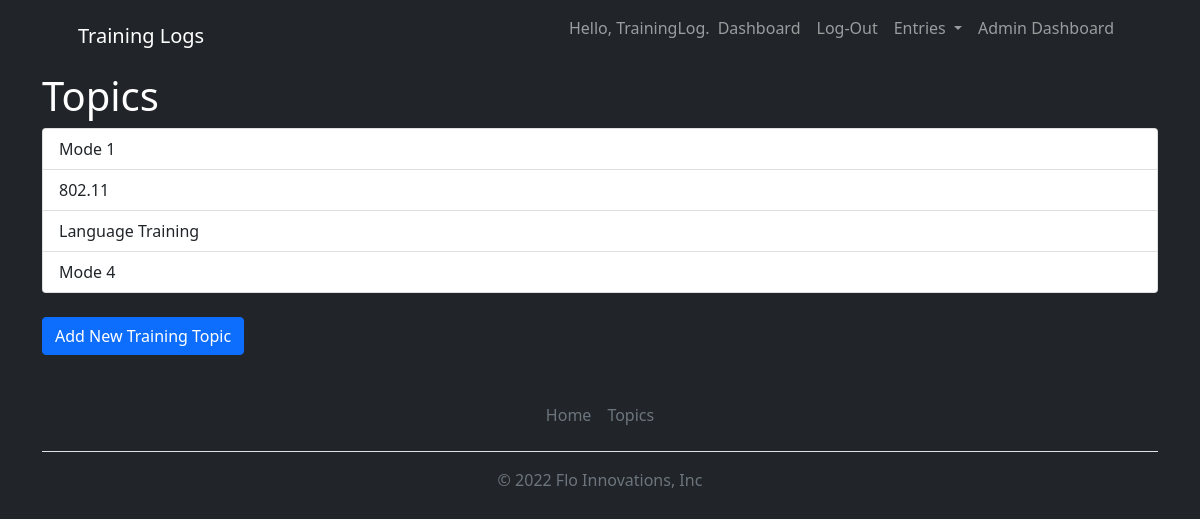
Page /topics/ (signed in) on the earlier database version.
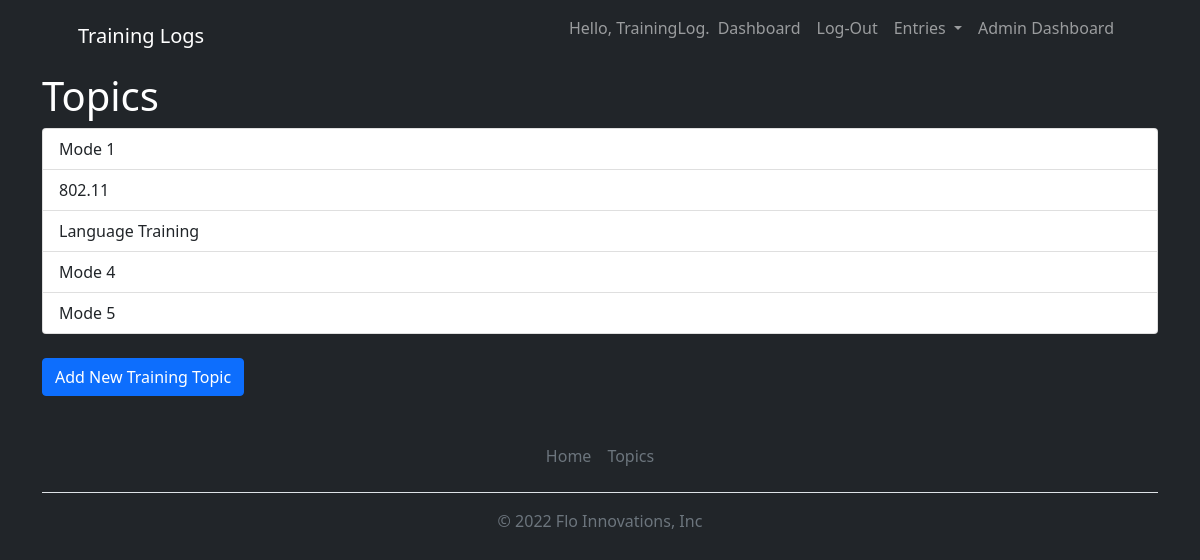
Same page on the later database version.
### training_logs/models.py (models this page shows, shortened)
class Topic(models.Model):
    text = models.CharField(max_length=200)
    data_added = models.DateTimeField(auto_now_add = True)
    owner = models.ForeignKey(User, on_delete=models.CASCADE)

### training_logs/views.py (the view)
# urls.py: path('topics/', views.topics, name='topics'),
@login_required
def topics(request):
    topics = Topic.objects.filter(owner=request.user).order_by('data_added')
    context= {'topics':topics}
    return render(request, 'training_logs/topics.html', context)

### training_logs/templates/training_logs/topics.html (shortened to what this page needs)
{% extends "training_logs/base.html" %}
{% block page_header %}<h1>Topics</h1>{% endblock page_header %}
{% block content %}
<div class="list-group">
    {% for topic in topics %}
    <a href="{% url 'training_logs:topic' topic.id %}" class="list-group-item list-group-item-action">{{ topic.text }}</a>
    {% empty %}
        <li>No Topics Have been Added</li>
    {% endfor %}
  </div>
  <a class="btn btn-primary" href="{% url 'training_logs:new_topic' %}" role="button">Add New Training Topic</a>
{% endblock content %}

Differences in the rows shown:
added Topic: text "Mode 5"
